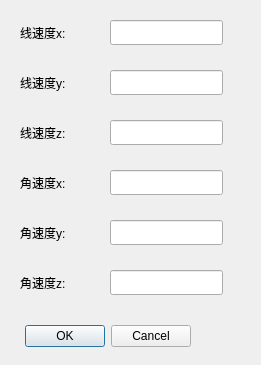
<?xml version="1.0" encoding="UTF-8"?>
<ui version="4.0">
 <class>dialog_twist</class>
 <widget class="QDialog" name="dialog_twist">
  <property name="geometry">
   <rect>
    <x>0</x>
    <y>0</y>
    <width>261</width>
    <height>365</height>
   </rect>
  </property>
  <property name="windowTitle">
   <string>Dialog</string>
  </property>
  <widget class="QDialogButtonBox" name="buttonBox">
   <property name="geometry">
    <rect>
     <x>20</x>
     <y>320</y>
     <width>171</width>
     <height>32</height>
    </rect>
   </property>
   <property name="orientation">
    <enum>Qt::Horizontal</enum>
   </property>
   <property name="standardButtons">
    <set>QDialogButtonBox::Cancel|QDialogButtonBox::Ok</set>
   </property>
  </widget>
  <widget class="QLineEdit" name="lineEdit">
   <property name="geometry">
    <rect>
     <x>110</x>
     <y>20</y>
     <width>113</width>
     <height>25</height>
    </rect>
   </property>
  </widget>
  <widget class="QLineEdit" name="lineEdit_6">
   <property name="geometry">
    <rect>
     <x>110</x>
     <y>270</y>
     <width>113</width>
     <height>25</height>
    </rect>
   </property>
  </widget>
  <widget class="QLineEdit" name="lineEdit_4">
   <property name="geometry">
    <rect>
     <x>110</x>
     <y>170</y>
     <width>113</width>
     <height>25</height>
    </rect>
   </property>
  </widget>
  <widget class="QLabel" name="label_3">
   <property name="geometry">
    <rect>
     <x>20</x>
     <y>120</y>
     <width>67</width>
     <height>25</height>
    </rect>
   </property>
   <property name="text">
    <string>线速度z:</string>
   </property>
  </widget>
  <widget class="QLineEdit" name="lineEdit_2">
   <property name="geometry">
    <rect>
     <x>110</x>
     <y>70</y>
     <width>113</width>
     <height>25</height>
    </rect>
   </property>
  </widget>
  <widget class="QLabel" name="label_5">
   <property name="geometry">
    <rect>
     <x>20</x>
     <y>220</y>
     <width>67</width>
     <height>25</height>
    </rect>
   </property>
   <property name="text">
    <string>角速度y:</string>
   </property>
  </widget>
  <widget class="QLabel" name="label_2">
   <property name="geometry">
    <rect>
     <x>20</x>
     <y>70</y>
     <width>67</width>
     <height>25</height>
    </rect>
   </property>
   <property name="text">
    <string>线速度y:</string>
   </property>
  </widget>
  <widget class="QLabel" name="label_4">
   <property name="geometry">
    <rect>
     <x>20</x>
     <y>170</y>
     <width>67</width>
     <height>25</height>
    </rect>
   </property>
   <property name="text">
    <string>角速度x:</string>
   </property>
  </widget>
  <widget class="QLineEdit" name="lineEdit_3">
   <property name="geometry">
    <rect>
     <x>110</x>
     <y>120</y>
     <width>113</width>
     <height>25</height>
    </rect>
   </property>
  </widget>
  <widget class="QLabel" name="label">
   <property name="geometry">
    <rect>
     <x>20</x>
     <y>20</y>
     <width>67</width>
     <height>25</height>
    </rect>
   </property>
   <property name="text">
    <string>线速度x:</string>
   </property>
  </widget>
  <widget class="QLabel" name="label_6">
   <property name="geometry">
    <rect>
     <x>20</x>
     <y>270</y>
     <width>67</width>
     <height>25</height>
    </rect>
   </property>
   <property name="text">
    <string>角速度z:</string>
   </property>
  </widget>
  <widget class="QLineEdit" name="lineEdit_5">
   <property name="geometry">
    <rect>
     <x>110</x>
     <y>220</y>
     <width>113</width>
     <height>25</height>
    </rect>
   </property>
  </widget>
 </widget>
 <resources/>
 <connections>
  <connection>
   <sender>buttonBox</sender>
   <signal>accepted()</signal>
   <receiver>dialog_twist</receiver>
   <slot>accept()</slot>
   <hints>
    <hint type="sourcelabel">
     <x>248</x>
     <y>254</y>
    </hint>
    <hint type="destinationlabel">
     <x>157</x>
     <y>274</y>
    </hint>
   </hints>
  </connection>
  <connection>
   <sender>buttonBox</sender>
   <signal>rejected()</signal>
   <receiver>dialog_twist</receiver>
   <slot>reject()</slot>
   <hints>
    <hint type="sourcelabel">
     <x>316</x>
     <y>260</y>
    </hint>
    <hint type="destinationlabel">
     <x>286</x>
     <y>274</y>
    </hint>
   </hints>
  </connection>
 </connections>
</ui>
